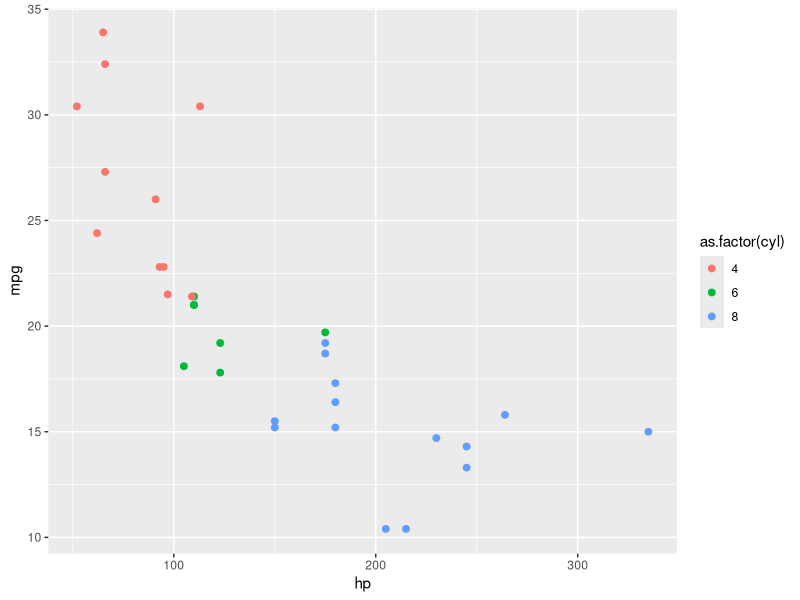
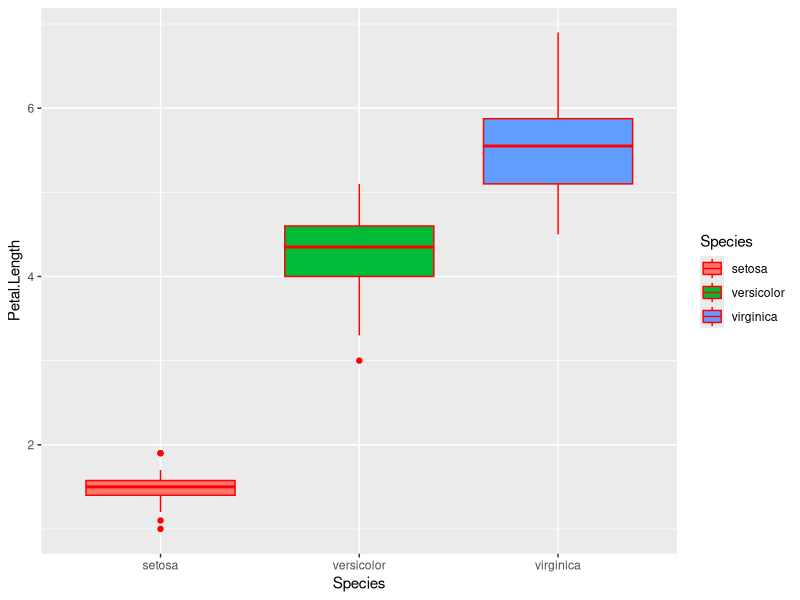
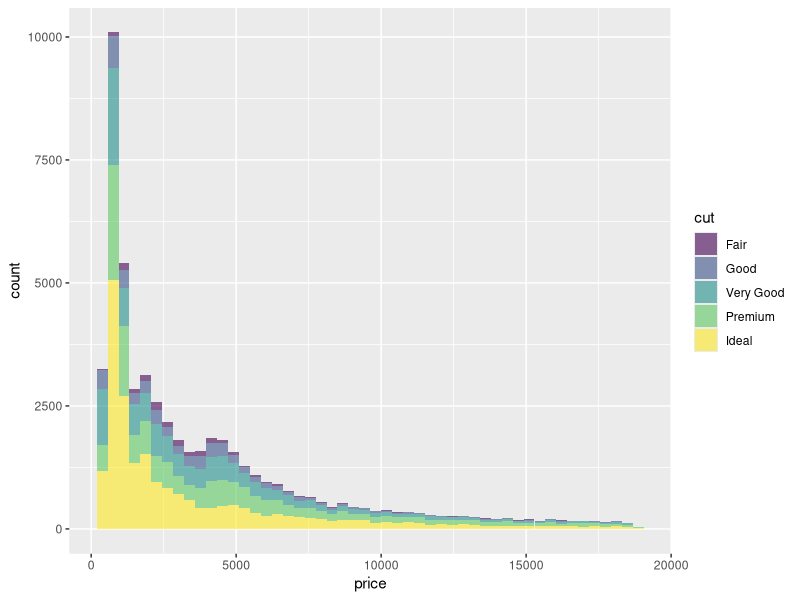
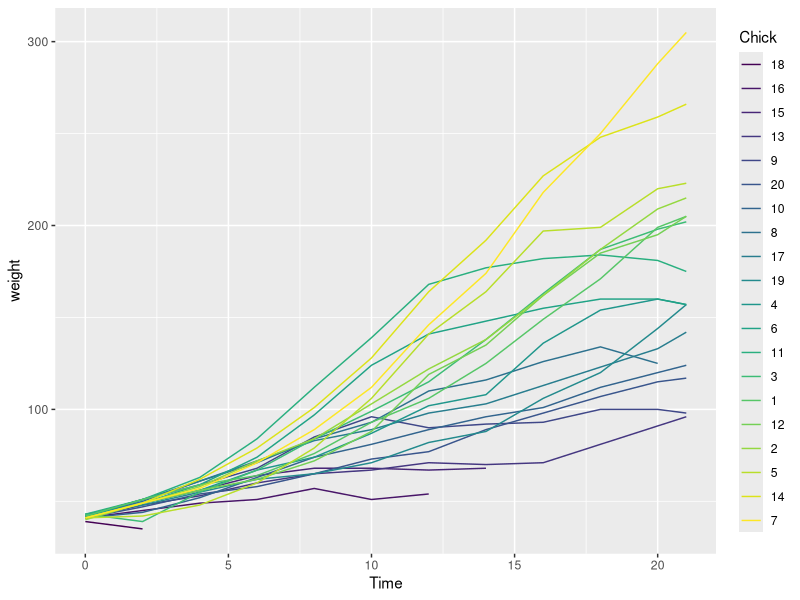
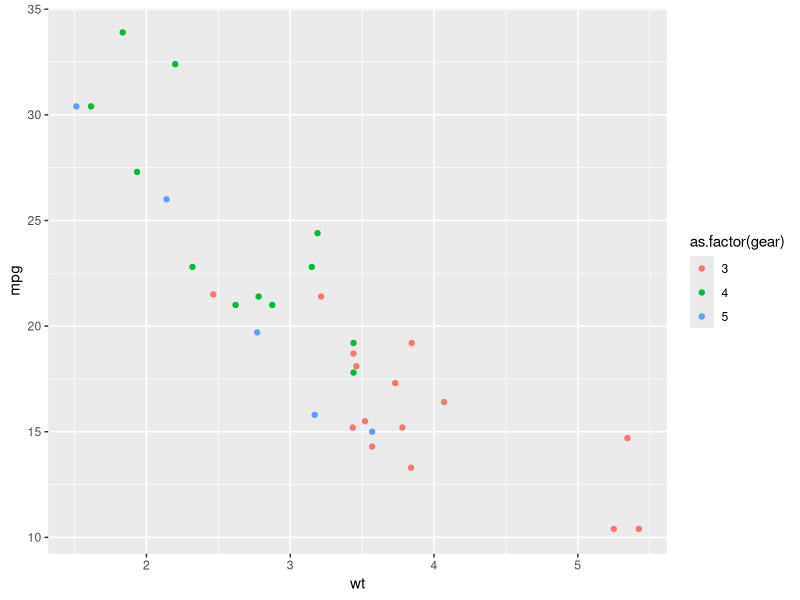
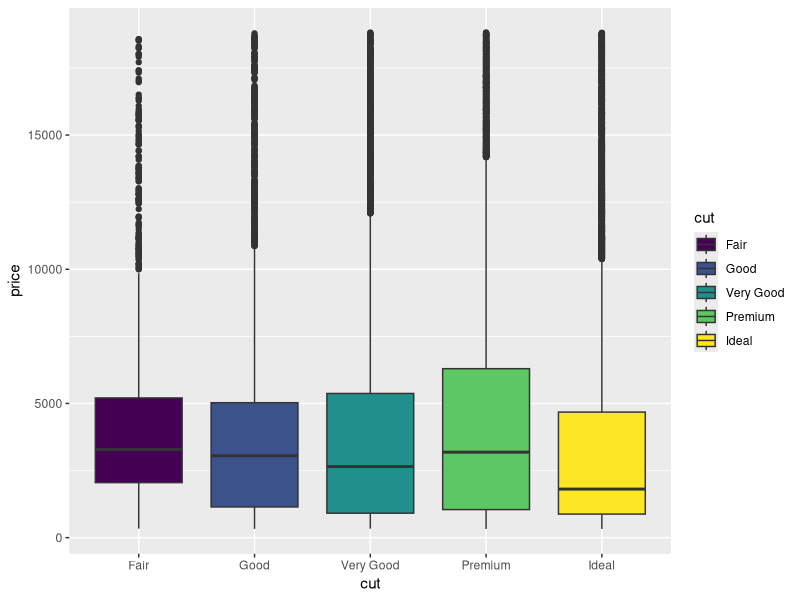
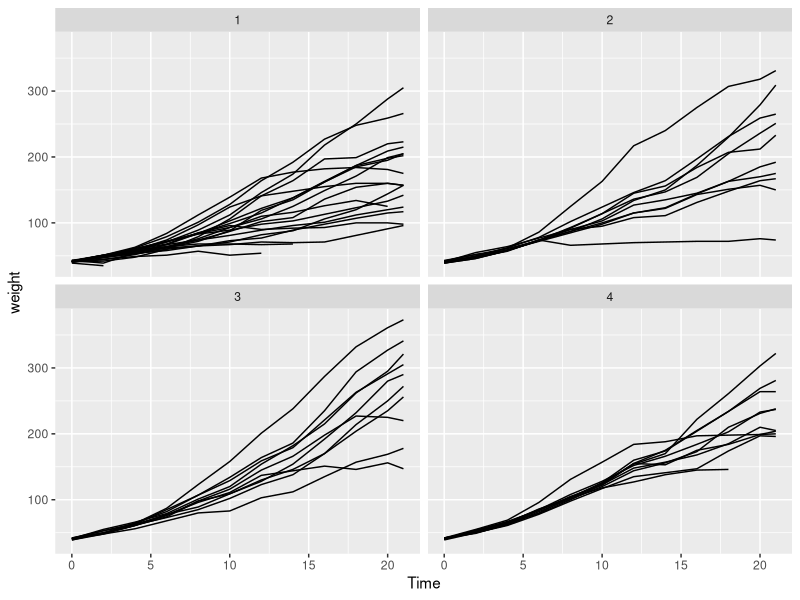
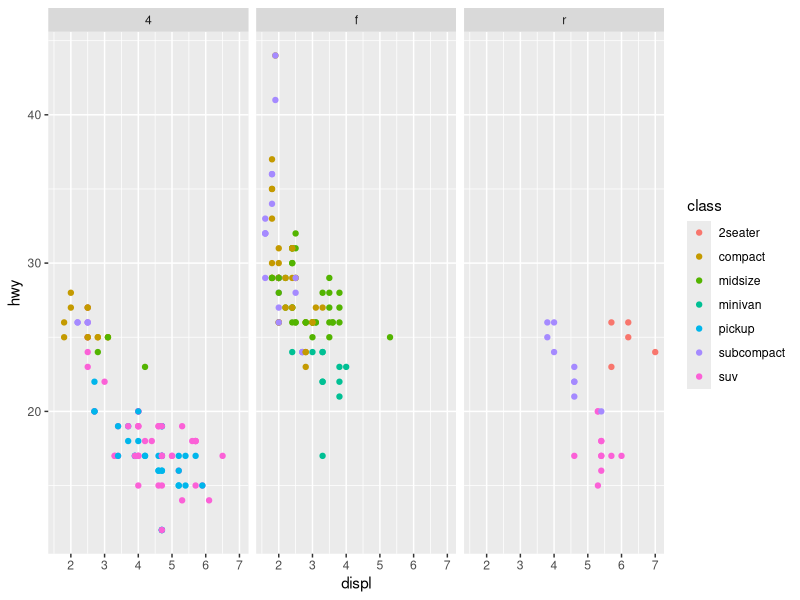

R code for these plots, in order:
## ---- chunk 1
#| include: false
library(dplyr)
library(ggplot2)
library(datasets)
## ---- chunk 2
#| echo: false
ggplot(data = mtcars) +
  geom_point(aes(x = hp, y = mpg, color = as.factor(cyl)), size = 2) 
## ---- chunk 3
#| echo: false 
ggplot(data = iris) +
  geom_boxplot(aes(x = Species, y = Petal.Length, fill = Species), color = "red")
## ---- chunk 4
#| echo: false
ggplot(data = diamonds) +
  geom_histogram(
    aes(x = price, fill = cut),
    alpha = 0.6,
    bins = 50
  )
## ---- chunk 5
#| echo: false
ggplot(data = ChickWeight %>% filter(Diet == 1)) +
  geom_line(aes(x = Time, y = weight, color = Chick))
## ---- chunk 6
#| echo: false 
ggplot(data = mtcars) +
  geom_point(aes(x = wt, y = mpg, color = as.factor(gear))) 
## ---- chunk 7
#| echo: false
ggplot(data = diamonds) +
  geom_boxplot(aes(x = cut, y = price, fill = cut))
## ---- chunk 8
#| echo: false 
ggplot(data = ChickWeight) +
  geom_line(aes(x = Time, y = weight, group = Chick)) +
  facet_wrap(~Diet) 
## ---- chunk 9
#| echo: false 
ggplot(data = mpg) +
  geom_point(aes(x = displ, y = hwy, color = class)) +
  facet_wrap(~drv)
## ---- chunk 10
#| echo: false 
ggplot(data = InsectSprays) +
  geom_boxplot(aes(x = spray, y = count, fill = spray)) +
  facet_wrap(~spray)
## ---- chunk 11
#| echo: false
ggplot(data = mtcars) +
  geom_point(aes(x = hp, y = mpg, color = hp)) +
  scale_color_gradient(low = "blue", high = "red") +
  theme(plot.title = element_text(size = 24, color = "darkgreen"))
## ---- chunk 12
#| echo: false 
ggplot(data = iris) +
  geom_boxplot(aes(x = Species, y = Sepal.Length, fill = Species)) +
  scale_fill_manual(values = c("Setosa" = "purple", "Versicolor" = "orange", "Virginica" = "green")) +
  theme(legend.position = "none")
## ---- chunk 13
#| echo: false 
ggplot(data = diamonds) +
  geom_histogram(aes(x = price), color = "navy", fill = "lightpink", bins = 30) +
  theme(
    axis.title.x = element_text(size = 18),
    axis.title.y = element_text(size = 18)
  )
## ---- chunk 14
#| echo: false 
ggplot(data = mpg) +
  geom_point(aes(x = displ, y = hwy, shape = drv, color = class), size = 3) +
  scale_shape_manual(
    name = "Drive Type",
    values = c("f" = 16, "r" = 17, "4" = 18),
    labels = c("Front", "Rear", "Four-wheel")
  )
## ---- chunk 15
#| echo: false 
tooth_avg <- ToothGrowth %>%
  group_by(supp, dose) %>%
  summarize(average_len = mean(len))

ggplot(data = tooth_avg, ) +
  geom_bar(
    aes(x = supp, y = average_len, fill = as.factor(dose)),
    stat = "identity",
    position = "dodge"
  ) +
  scale_fill_manual(values = c("0.5" = "lightblue", "1.0" = "pink", "2.0" = "yellow")) +
  theme(legend.position = "bottom")
